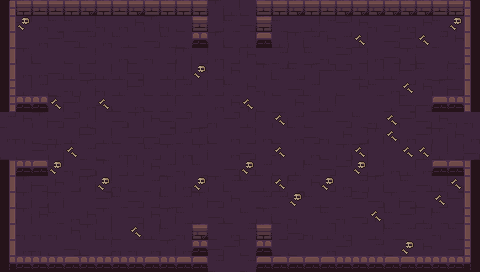

This game map was drawn from its Tiled (.tmx) file and the tilesets committed beside it. A one-line description and the trimmed map source follow:
An orthogonal 30x17 tile map with 16x16 px tiles, 6 tile layers (ground, dressing, decor, walls, ...) and 10 objects (5x ENTRY, 4x PROP, EXIT).

<map version="1.10" tiledversion="1.10.2" orientation="orthogonal" renderorder="right-down" width="30" height="17" tilewidth="16" tileheight="16" infinite="0" nextlayerid="8" nextobjectid="11">
 <tileset firstgid="1" name="dungeon" tilewidth="16" tileheight="16" tilecount="100" columns="10">
  <image source="../../../gfx/tiles/depths/dungeon_tileset.png" width="160" height="160" />
 </tileset>
 <layer id="1" name="ground" width="30" height="17">
  <data>[510 cells, 510 non-empty, 12 distinct tile ids]</data>
 </layer>
 <layer id="2" name="dressing" width="30" height="17">
  <data>[510 cells, 30 non-empty, 2 distinct tile ids]</data>
 </layer>
 <layer id="3" name="decor" width="30" height="17">
  <data>[510 cells, 0 non-empty, 0 distinct tile ids]</data>
 </layer>
 <layer id="4" name="walls" width="30" height="17">
  <data>[510 cells, 78 non-empty, 18 distinct tile ids]</data>
 </layer>
 <layer id="5" name="props" width="30" height="17">
  <data>[510 cells, 16 non-empty, 8 distinct tile ids]</data>
 </layer>
 <layer id="6" name="overhead" width="30" height="17">
  <data>[510 cells, 0 non-empty, 0 distinct tile ids]</data>
 </layer>
 <objectgroup id="7" name="spawns">
  <object id="1" name="UP" type="ENTRY" x="232" y="24" />
  <object id="2" name="DOWN" type="ENTRY" x="232" y="248" />
  <object id="3" name="LEFT" type="ENTRY" x="24" y="136" />
  <object id="4" name="RIGHT" type="ENTRY" x="456" y="136" />
  <object id="5" name="" type="ENTRY" x="248" y="136" />
  <object id="6" name="" type="EXIT" x="232" y="136" />
  <object id="7" name="torch" type="PROP" x="56" y="264" />
  <object id="8" name="torch" type="PROP" x="424" y="264" />
  <object id="9" name="torch" type="PROP" x="8" y="232" />
  <object id="10" name="torch" type="PROP" x="472" y="232" />
 </objectgroup>
</map>
